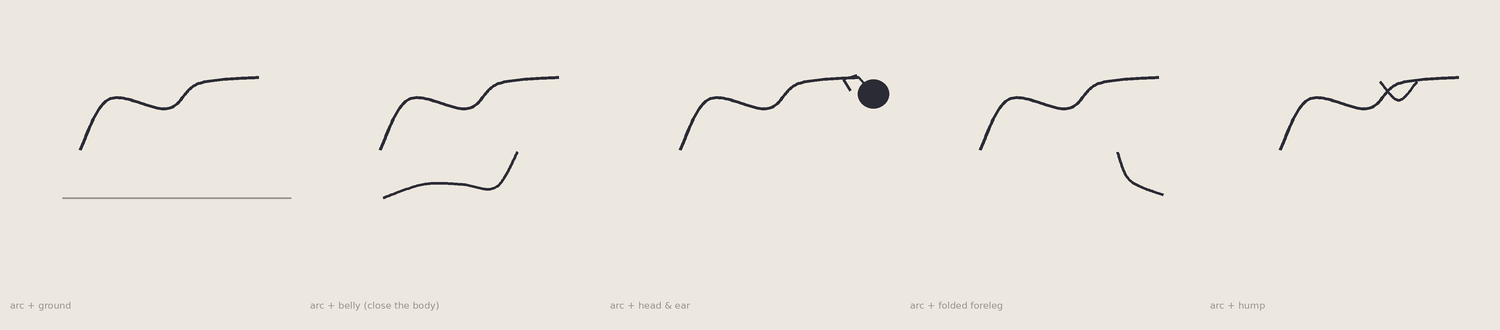

Recreate this plot in Python.
"""A38 — The Necessary Detail. Base = the back-arc ALONE (A36's strongest structure). Add ONE
detail at a time, not to identify the calf but to help the structure do its job (read as a
reclining body). Five attempts. Which detail contributes most once structure already exists?"""
import numpy as np
from PIL import Image, ImageDraw, ImageFont
import textwrap
SS=3
PAPER=(237,232,223); INK=(43,43,53); MID=(150,146,140)
LM=dict(rumpground=(0.05,0.0), rumpback=(0.02,0.46), hip=(0.30,0.95), loin=(0.86,0.86),
 withers=(1.16,1.10), neckbase=(1.34,0.94), poll=(1.74,1.16), nose=(1.97,0.80),
 brisket=(1.13,0.10), bellymid=(0.80,0.13), bellyrear=(0.44,0.13), chest=(1.34,0.44),
 carpus=(1.46,0.17), forehoof=(1.78,0.03))
def cm(nodes,n=26):
    P=[np.array(p,float) for p in nodes]; P=([P[0]]+P+[P[-1]]); out=[]
    for i in range(1,len(P)-2):
        p0,p1,p2,p3=P[i-1],P[i],P[i+1],P[i+2]
        for t in np.linspace(0,1,n,endpoint=False):
            t2=t*t;t3=t2*t
            out.append(0.5*((2*p1)+(-p0+p2)*t+(2*p0-5*p1+4*p2-p3)*t2+(-p0+3*p1-3*p2+p3)*t3))
    out.append(P[-2]); return out
class Cm:
    def __init__(s,ox,oy,sc): s.ox,s.oy,s.sc=ox,oy,sc
    def __call__(s,k):
        x,y=LM[k] if isinstance(k,str) else k; return (s.ox+x*s.sc, s.oy-y*s.sc)
def line(d,pts,col=INK,w=2.8): d.line([(int(p[0]*SS),int(p[1]*SS)) for p in pts],fill=col,width=max(1,int(w*SS)),joint="curve")
def ell(d,c,rx,ry,col): d.ellipse([int((c[0]-rx)*SS),int((c[1]-ry)*SS),int((c[0]+rx)*SS),int((c[1]+ry)*SS)],fill=col)

def backarc(d,P,sc): line(d,cm([P('poll'),P('withers'),P('loin'),P('hip'),P('rumpback')]),w=3.0)

def add_ground(d,P,sc):  line(d,[P((-0.15,0.0)),P((2.05,0.0))],col=MID,w=1.8)
def add_belly(d,P,sc):   line(d,cm([P('chest'),P('brisket'),P('bellymid'),P('bellyrear'),P('rumpground')]),w=2.8)
def add_head(d,P,sc):
    h=P((1.88,1.0)); ell(d,h,0.15*sc,0.14*sc,INK); line(d,[P('poll'),h],w=2.6)
    p=P('poll'); line(d,[(p[0]-0.02*sc,p[1]-0.02*sc),(p[0]-0.15*sc,p[1]+0.02*sc),(p[0]-0.08*sc,p[1]+0.13*sc)],w=2.4)
def add_foreleg(d,P,sc): line(d,cm([P('chest'),P('carpus'),P('forehoof')]),w=2.8)
def add_hump(d,P,sc):    w=P('withers'); line(d,cm([(w[0]-0.18*sc,w[1]-0.02*sc),(w[0],w[1]+0.16*sc),(w[0]+0.18*sc,w[1]-0.02*sc)]),w=2.8)

VERSIONS=[
 ("arc + ground", add_ground),
 ("arc + belly (close the body)", add_belly),
 ("arc + head & ear", add_head),
 ("arc + folded foreleg", add_foreleg),
 ("arc + hump", add_hump),
]
def render(path):
    cols=5; cw,ch=300,330; W,H=cols*cw,ch
    img=Image.new("RGB",(W*SS,H*SS),PAPER); d=ImageDraw.Draw(img)
    try: font=ImageFont.truetype('/usr/share/fonts/truetype/dejavu/DejaVuSans.ttf',int(9.5*SS))
    except: font=ImageFont.load_default()
    for i,(name,fn) in enumerate(VERSIONS):
        P=Cm(i*cw+cw*0.26, ch*0.60, 104)
        backarc(d,P,104); fn(d,P,104)
        for j,ln in enumerate(textwrap.wrap(name,28)):
            d.text((int((i*cw+10)*SS),int((ch-30+j*15)*SS)),ln,fill=MID,font=font)
    img=img.resize((W,H),Image.LANCZOS); img.save(path); print("saved",path)
if __name__=="__main__":
    render("/sessions/wizardly-stoic-cerf/mnt/hessentials/illustration/loomis/sketch201_u5_a38_necessary_detail.png")
